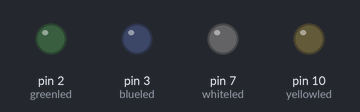
This sketch was run on a simulated Arduino Uno, built with avr-gcc and run on an emulated ATmega328P. Parts: output pins drawn as LEDs (lit = HIGH).

Above: at 0.3 s.
At 3.3 s:
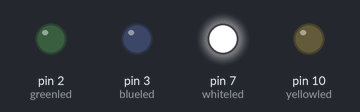
At 6.3 s:
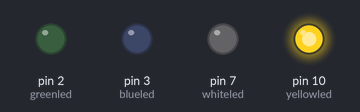
At 12.2 s:
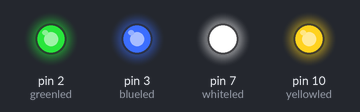
At 13.7 s:
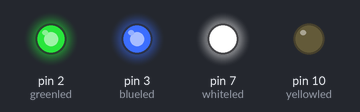
At 20.6 s:
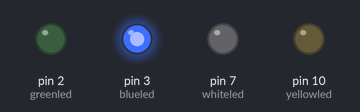
Timing chart, 0 to 21.6 s (numbered marks = the images above):
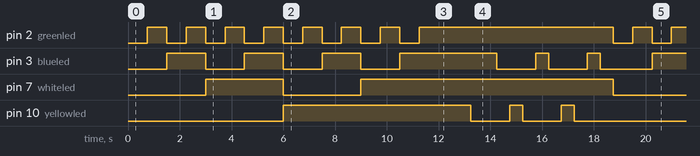

Measured:
- by itself, pin 2 (greenled): repeats every 18.8 s: 6 × (LOW 0.75 s, HIGH 0.75 s), LOW 0.75 s, HIGH 7.5 s, LOW 0.75 s, HIGH 0.75 s
- by itself, pin 3 (blueled): LOW → HIGH at 1.5 s, → LOW 1.5 s later, → HIGH 1.5 s later, → LOW 1.5 s later, … (25 changes in this stretch)
- by itself, pin 7 (whiteled): LOW → HIGH at 3.0 s, → LOW 3.0 s later, → HIGH 3.0 s later, → LOW 9.8 s later, … (8 changes in this stretch)
- by itself, pin 10 (yellowled): LOW → HIGH at 6.0 s, → LOW 7.3 s later, → HIGH 1.5 s later, → LOW 0.50 s later, … (12 changes in this stretch)

The sketch:

Binary_Counter.ino
```cpp
// Four LEDs means using four switches


int yellowled = 10;
int whiteled = 7;
int blueled = 3;
int greenled = 2;
int lag =750;
void setup() {
  // put your setup code here, to run once:


pinMode(yellowled, OUTPUT);
pinMode(whiteled, OUTPUT);
pinMode(blueled, OUTPUT); //initializing Pin modes
pinMode(greenled, OUTPUT);
}

void loop() {
  // put your main code here, to run repeatedly:

//digitalWrite(greenled, HIGH);

//binary number 0 - 0000
  digitalWrite(yellowled, LOW);
  digitalWrite(whiteled, LOW);
  digitalWrite(blueled, LOW);
  digitalWrite(greenled, LOW);
  delay(lag);

  //binary number 1 - 0001
  digitalWrite(yellowled, LOW);
  digitalWrite(whiteled, LOW);
  digitalWrite(blueled, LOW);
  digitalWrite(greenled, HIGH);
  delay(lag);

  //binary number 2 - 0010
  digitalWrite(yellowled, LOW);
  digitalWrite(whiteled, LOW);
  digitalWrite(blueled, HIGH);
  digitalWrite(greenled, LOW);
  delay(lag);

  //binary number 3 - 0011
  digitalWrite(yellowled, LOW);
  digitalWrite(whiteled, LOW);
  digitalWrite(blueled, HIGH);
  digitalWrite(greenled, HIGH);
  delay(lag);

  //binary number 4 -0100
  digitalWrite(yellowled, LOW);
  digitalWrite(whiteled, HIGH);
  digitalWrite(blueled, LOW);
  digitalWrite(greenled, LOW);
  delay(lag);

  //binary number 5 - 0101
  digitalWrite(yellowled, LOW);
  digitalWrite(whiteled, HIGH);
  digitalWrite(blueled, LOW);
  digitalWrite(greenled, HIGH);
  delay(lag);

  //binary number 6 - 0110
  digitalWrite(yellowled, LOW);
  digitalWrite(whiteled, HIGH);
  digitalWrite(blueled, HIGH);
  digitalWrite(greenled, LOW);
  delay(lag);

  //binary number 7 - 0111
  digitalWrite(yellowled, LOW);
  digitalWrite(whiteled, HIGH);
  digitalWrite(blueled, HIGH);
  digitalWrite(greenled, HIGH);
  delay(lag);

  //binary number 8 - 1000
  digitalWrite(yellowled, HIGH);
  digitalWrite(whiteled, LOW);
  digitalWrite(blueled, LOW);
  digitalWrite(greenled, LOW);
  delay(lag);

  //binary number 9 - 1001
  digitalWrite(yellowled, HIGH);
  digitalWrite(whiteled, LOW);
  digitalWrite(blueled, LOW);
  digitalWrite(greenled, HIGH);
  delay(lag);

  //binary number 10 - 1010
  digitalWrite(yellowled, HIGH);
  digitalWrite(whiteled, LOW);
  digitalWrite(blueled, HIGH);
  digitalWrite(greenled, LOW);
  delay(lag);

  //binary number 11 - 1011
  digitalWrite(yellowled, HIGH);
  digitalWrite(whiteled, LOW);
  digitalWrite(blueled, HIGH);
  digitalWrite(greenled, HIGH);
  delay(lag);

  //binary number 12 - 1100
  digitalWrite(yellowled, HIGH);
  digitalWrite(whiteled, HIGH);
  digitalWrite(blueled, LOW);
  digitalWrite(greenled, LOW);
  delay(lag);

  //binary number 13 - 1101
  digitalWrite(yellowled, HIGH);
  digitalWrite(whiteled, HIGH);
  digitalWrite(blueled, LOW);
  digitalWrite(greenled, HIGH);
  delay(lag);

  //binary number 14 - 1110
  digitalWrite(yellowled, HIGH);
  digitalWrite(whiteled, HIGH);
  digitalWrite(blueled, HIGH);
  digitalWrite(greenled, LOW);
  delay(lag);


  //binary number 15 - 1111
  digitalWrite(yellowled, HIGH);
  digitalWrite(whiteled, HIGH);
  digitalWrite(blueled, HIGH);
  digitalWrite(greenled, HIGH);
  delay(lag);

//To indicate counter is done

 delay(lag);

  for(int i=0; i<3; i++){
  digitalWrite(yellowled, HIGH);
  delay(500);
  digitalWrite(yellowled ,LOW);
  delay(500);
  digitalWrite(blueled ,HIGH);
  delay(500);
  digitalWrite(blueled, LOW);
  delay(500);

  }
}
```
